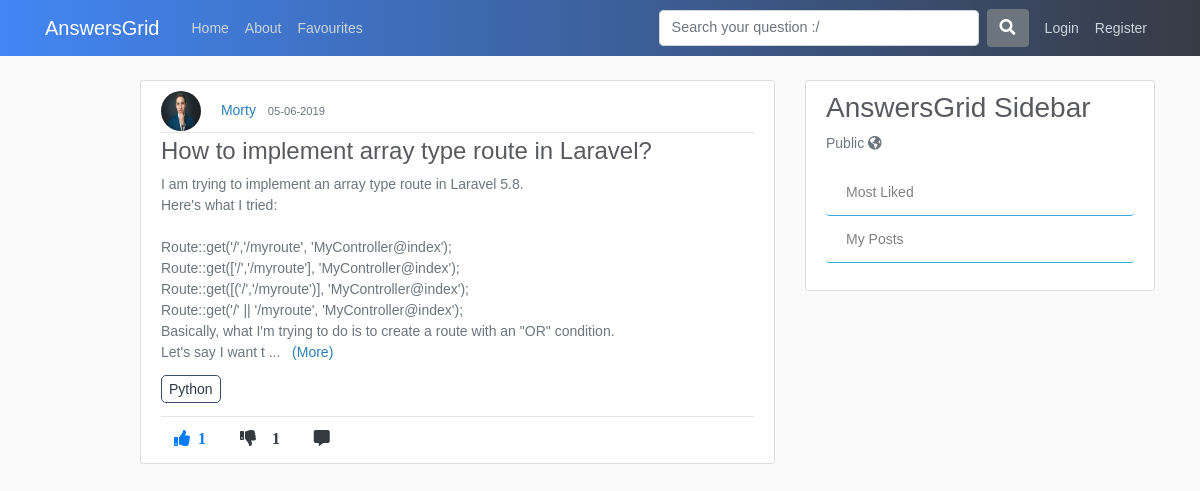
Page /tags/Python on the committed database.
### application/models.py (models this page shows, shortened)
class tagposts(db.Model):
    id = db.Column(db.Integer, primary_key=True, nullable=False)
    post_id = db.Column(db.Integer, db.ForeignKey('post.id'), nullable=False)
    tag_id = db.Column(db.Integer, db.ForeignKey('tags.tag_id'), nullable=False)

class User(db.Model, UserMixin):
    id = db.Column(db.Integer, primary_key=True)
    username = db.Column(db.String(20), unique=True, nullable=False)
    email = db.Column(db.String(120), unique=True, nullable=False)
    image_file = db.Column(db.String(20), nullable=False, default='default.jpg')
    password = db.Column(db.String(60), nullable=False)
    posts = db.relationship('Post', backref='author', lazy=True)
    answers = db.relationship('Answer', backref="author", lazy=True)
    comments = db.relationship('Comment', backref='author', lazy=True)
    favourites = db.relationship('Favourite', backref='author', lazy=True)

class Post(db.Model):
    id = db.Column(db.Integer, primary_key=True)
    title = db.Column(db.String(100), nullable=False)
    content = db.Column(db.Text, nullable=False)
    date_posted = db.Column(db.DateTime, nullable=False, default=datetime.utcnow)
    like_count = db.Column(db.Integer, nullable=False, default=0)
    dislike_count = db.Column(db.Integer, nullable=False, default=0)
    user_id = db.Column(db.Integer, db.ForeignKey('user.id'), nullable=False)
    comments = db.relationship('Comment', backref='commentOnPost', lazy=True)
    answers = db.relationship('Answer', backref='answerOnPost', lazy=True)
    favourites = db.relationship('Favourite', backref='favour_post', lazy=True)

class Tags(db.Model):
    tag_id = db.Column(db.Integer, primary_key=True, nullable=False)
    tag_title = db.Column(db.String,nullable=False)

### application/routes.py (the view)
@app.route('/tags/<tag_title>')
def tags(tag_title):
    page = request.args.get('page',1,type=int)
    posts = Post.query.order_by(Post.date_posted.desc()).paginate(page=page, per_page=5)
    tag_title = tag_title
    joinedTables = db.session.query(tagposts.post_id,tagposts.tag_id,Tags.tag_title,Post.title,Post.user_id,Post.like_count,Post.content,Post.id,Post.author,Post.date_posted,User.username,User.image_file).join(Tags).join(Post).join(User).all()
    for item in joinedTables:
        if tag_title in item.tag_title:
            print(tag_title, item.post_id, item.title, item.user_id,  item.username, item.image_file)
            return render_template("tags.html", posts=posts, joinedTables=joinedTables, tag_title=tag_title)

### application/templates/tags.html (shortened to what this page needs)
{% extends "layout.html" %}
{% block content %}
      {% for item in joinedTables %}
      {% if tag_title == item.tag_title %}
        <article class="media content-section">
          <div class="media-body">
            <img class="rounded-circle article-img" src="{{ url_for('static', filename='profile_pics/' + item.image_file) }}">
            <a class="mr-2" href="{{ url_for('user_posts', username=item.username) }}">{{ item.username }}</a>
            <small class="text-muted">{{ item.date_posted.strftime('%d-%m-%Y') }}</small>
            <div class="article-metadata">
            </div>
            <h4><a class="article-title" href="{{ url_for('comment_post', post_id=item.id) }}">{{ item.title }}</a></h4>
            <p class="article-content more text-justify text-muted">{{ item.content }}</p>
            <p><a class="article-content tag-style" href="#">{{ item.tag_title }}</a></p><hr>
            <div class="footRow">
                {%  if current_user.is_authenticated %}
                  <a><i class="fas fa-thumbs-up mr-1 btn upvote" id="/vote/{{item.id}}/{{current_user.id}}" onclick="contentDisp(this);">  {{ item.like_count }} </i></a>
                  <a><i class="fas fa-thumbs-down mr-1 btn upvote" id="/downvote/{{item.id}}/{{current_user.id}}" onclick="contentDisp(this);" >  {{ item.dislike_count }} </i></a>
                  <a href="{{url_for('comment_post', post_id=item.id)}}"><i class="fas fa-comment-alt mr-1 btn text-dark"></i></a>
                  {% else %}
                  <a href="{{url_for('login')}}"><i class="fas fa-thumbs-up mr-1 btn text-primary upvote"><span class="ml-2 likes-count">{{ item.like_count }}</span></i></a>
                  <a href="{{url_for('login')}}"><i class="fas fa-thumbs-down mr-1 btn text-dark"><span id="demo" class="ml-3">{{ item.like_count }}</i></a>
                  <a href="{{url_for('comment_post', post_id=item.id)}}"><i class="fas fa-comment-alt mr-1 btn text-dark"></i></a>
                {% endif %}
            </div>
          </div>
        </article>
      {% endif %}
      {% endfor %}
{% endblock content %}

### application/static/main.css (style rules this page uses)
body { background: #fafafa; color: #333333; margin-top: 5rem; }
h1, h2, h3, h4, h5, h6 { color: #444444; }
.content-section { background: #ffffff; padding: 10px 20px; border: 1px solid #dddddd; border-radius: 3px; margin-bottom: 20px; }
.article-title { color: #444444; }
.article-content { white-space: pre-line; }
.article-img { height: 40px; width: 40px; margin-right: 16px; }
.article-metadata { padding-bottom: 1px; margin-bottom: 4px; border-bottom: 1px solid #e3e3e3 }

### application/templates/layout.html (style rules this page uses)
body { color: #2e2626; margin-top: 5rem; font-size: 14px; font-weight: unset; line-height: 1.5; font-family: Arial; }
img { display: inline; }
.footRow { margin-top: -10px; }
.tag-style { margin-right: 3px; border: 1px solid #3a4e70; padding: 5px 7px; border-radius: 5px; color: #2C3A47 }
a { color: #2980b9; }
.fa-thumbs-up { color: #4286f4; }
.fa-thumbs-down { color: #f1545b }
h4,h3 { color: #595a60; }
.article-title { color: #595a60; }

### rows in the picture
tagposts: image_file (picture), username "Morty", date_posted "05-06-2019", title "How to implement array type route in Laravel?", content "I am trying to implement an array type route in Laravel 5.8. Here's what I tried: Route::get('/','/myroute', 'MyController@index'); Route::get(['/','/myroute'], 'MyController@index'); Route::get([('/','/myroute')], 'MyController@index'); Route::get('/' || '/myroute', 'MyController@index'); Basically, what I'm trying to do is to create a route with an \"OR\" condition. Let's say I want t", tag_title "Python", like_count "1"
